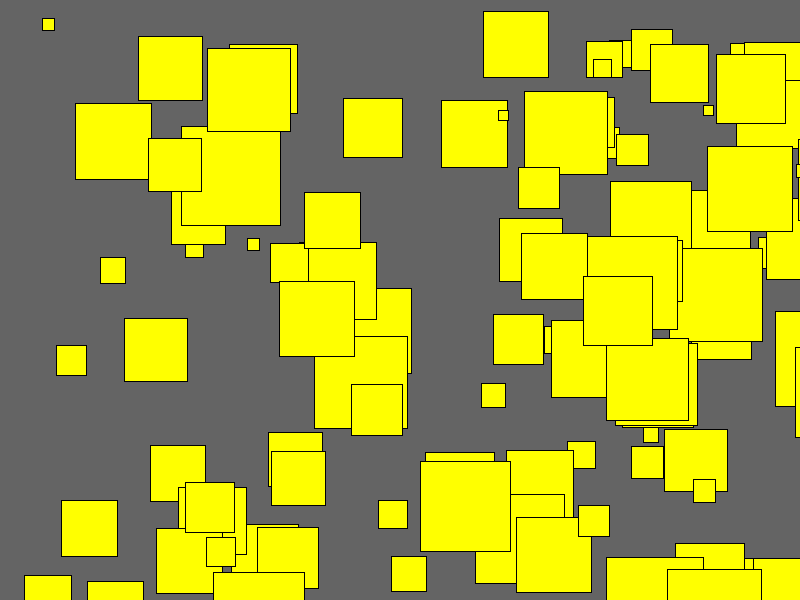
Frame 1 (no input)
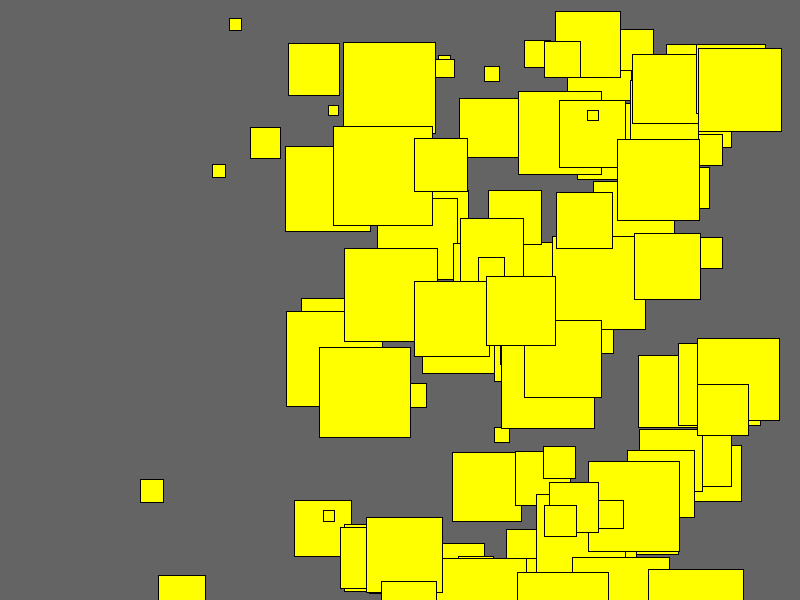
Frame 60 (the mouse pressed at the canvas centre just before this capture)
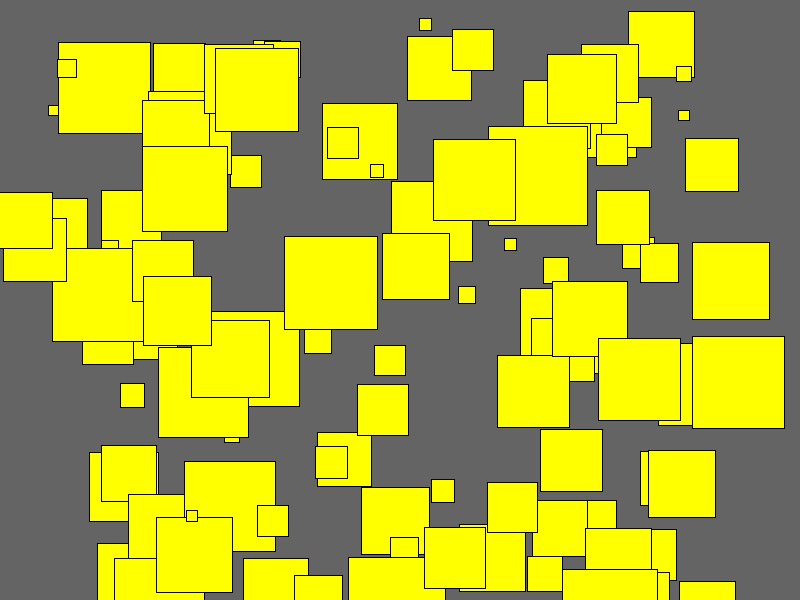
Frame 120 (the mouse held since frame 60 and released just before this capture)

The Processing sketch that drew these frames (run headless with seeded random() and noise(); from frame 60 on, the mouse is pressed at the canvas centre):

// Processing sketch: Objects_movingrect_d
// ── Objects_movingrect_d.pde
ArrayList <myObject> objects;

//INTIATE
void setup () {
  size (800, 600);
  objects = new ArrayList <myObject>();
  for ( int i = 0; i < 100; i ++) {
    objects.add (new myObject());
  }
}

void draw () {
  background (100);
  for (myObject o : objects) {
    o.draw();
  }
  }

  class myObject {

    float x, y;
    float speed;
    float direction;
    float size;

    //CONSTRUCTOR [void setup for class]

    myObject () {
      x = random (0, 800);
      y = random (0, 600);
      speed = random (1, 10);
      direction = 1;
      size = random (10, 100);
    }
    void draw () {
      x = x + speed*direction;

      fill (255, 255, 0);
      rect (x, y, size, size);

      if (x > width - 100) {
        direction = -1;
      } else if (x<0) {
        direction = +1;
      }
    }
  }


// homework random color + pulse in size
